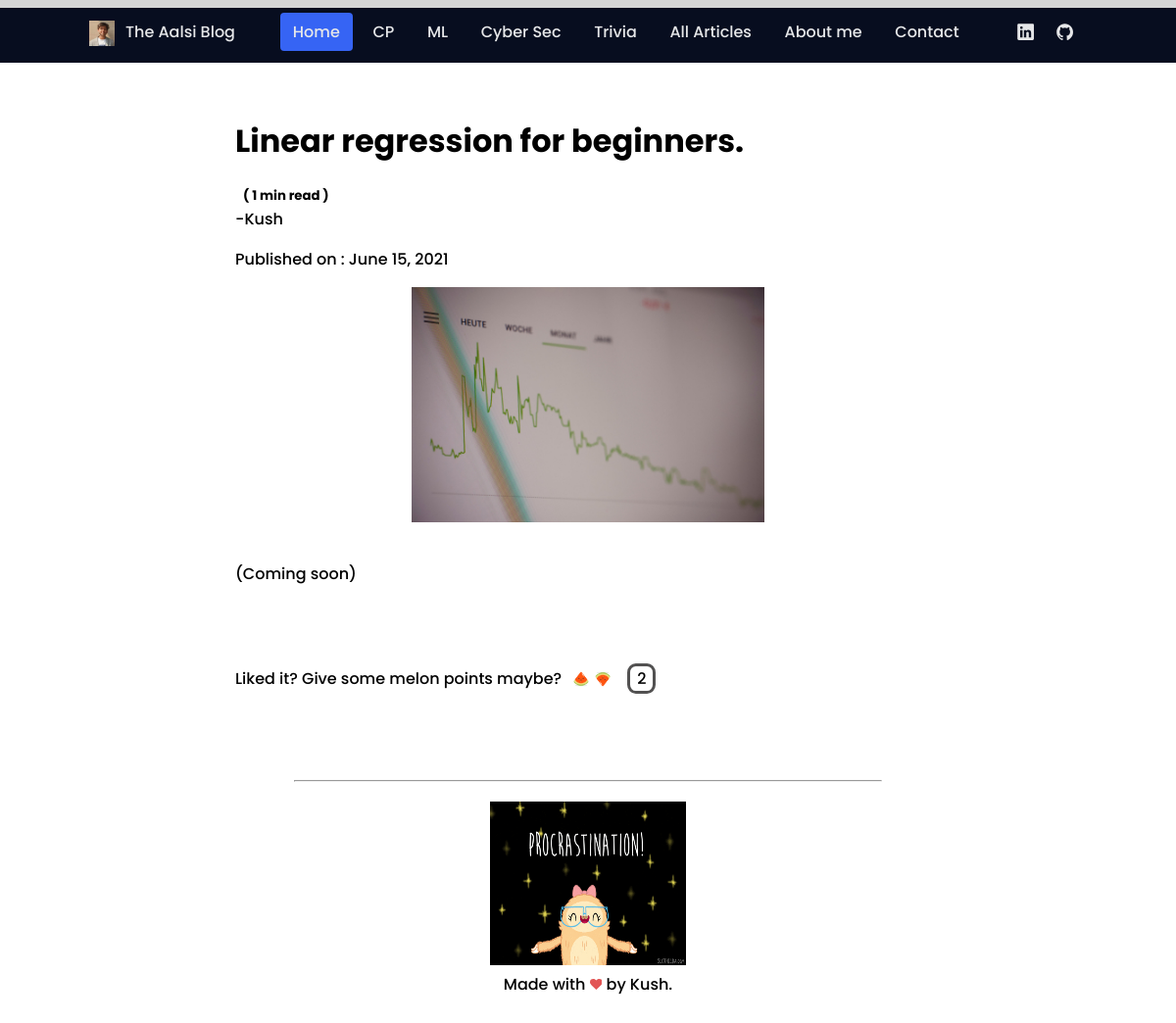
The page /article/Linear regression for beginners. on the database its author committed.
### home/models.py (models this page shows, shortened)
class Articles(models.Model):
    title = models.CharField(max_length=50)
    img = models.ImageField(null = True, blank = True, upload_to = 'static/images/')
    author = models.CharField(max_length=100)
    tags = models.CharField(max_length=500, default="")
    article_body = RichTextField(blank = True, null = True)
    likes = models.IntegerField(default=0, blank=True)
    date_added = models.DateField(default=django.utils.timezone.now)
    reading_time = models.IntegerField(default=0, null=True, blank=True)

### home/views.py (the view)
# urls.py: path('article/<str:title>', views.article, name = "article"),
def article(request, title):
    article = Articles.objects.get(title = title)
    context = {
        'title' : title,
        'article' : article
    }
    article.reading_time = round(estimate_reading_time(article.article_body))
    if article.reading_time == 0:
        article.reading_time = 1
    article.save()
    return render(request, 'article.html', context)

### home/views.py (called while the page is built)
def extract_text(html):
    soup = bs4.BeautifulSoup(html, 'html.parser')
    texts = soup.findAll(text=True)
    return texts

def is_visible(element):
    if element.parent.name in ['style', 'script', '[document]', 'head', 'title']:
        return False
    elif isinstance(element, bs4.element.Comment):
        return False
    elif element.string == "\n":
        return False
    return True

def filter_visible_text(page_texts):
    return filter(is_visible, page_texts)

def count_words_in_text(text_list, word_length):
    total_words = 0
    for current_text in text_list:
        total_words += len(current_text)/word_length
    return total_words

def estimate_reading_time(html):
    texts = extract_text(html)
    filtered_text = filter_visible_text(texts)
    total_words = count_words_in_text(filtered_text, WORD_LENGTH)
    return total_words/WPM

### templates/article.html (shortened to what this page needs)
{% extends 'base.html' %}
{% block for_article %}
<div class="progress-container fixed-top">
</div>
{% endblock for_article %}
{% block content %}
    <div class="title">
        <span>
            <p><h1>{{article.title}}</h1></p>
            <h5 class="reading_time">( {{article.reading_time}} min read )</h5>
        </span>
    </div>
    <div class="signature">
        <p>-{{article.author}} </p>
        <p class="published"> Published on : {{article.date_added}} </p>
    </div>
    <img class = "img_art" src={{article.img.url}} alt="">
    <p>{{article.article_body | safe}}</p><br><br>
    <div class="like_box">
        <p class="like-text">Liked it? Give some melon points maybe?</p>
        <img data-action="like" data-id = {{article.id}} class="like update-likes" src="/static/img/melon-up.png">
        <img data-action="dislike" data-id = {{article.id}} class="like update-likes" src="/static/img/melon-down.png">
        <p class="likes-count">{{article.likes}}</p>
    </div>
{% endblock content %}

### static/styles.css (style rules this page uses)
:root { --header-height: 3rem; --first-color: #3664F4; --dark-color: #070D1F; --dark-color-alt: #282B3A; --white-color: #E6E7E9; --body-font: 'Poppins', sans-serif; --normal-font-size: .938rem; --small-font-size: .813rem; --z-fixed: 100; }
@media screen and (min-width: 768px) { :root { --normal-font-size: 1rem; --small-font-size: .875rem; } }
body { margin: var(--header-height) 0 0 0; font-family: var(--body-font); font-size: var(--normal-font-size); font-weight: 500; }
img { max-width: 100%; height: auto; }
@media screen and (min-width: 768px) { body { margin: 0; } }
@media screen and (min-width: 1024px) { .img_art { width: 100%; left: 0; right: 0; } }
.img_art { display: block; margin-left: auto; margin-right: auto; width: 50%; margin-bottom: 40px; }
.signature { margin-top: -15px; text-align:unset; }
.like { display: flex; }
.like { width: 16px; height: 16px; cursor: pointer; transition:.1s; margin-top: 23px; margin-left: 3px; margin-right: 3px; padding-top: auto; padding-bottom: auto; margin-top: auto; margin-bottom: auto; }
.like-text { margin-right: 9px; }
.likes-count { margin-left: 14px; border: rgb(82, 81, 81); border-style:solid; padding-left: 7px; padding-right: 7px; border-radius: 30%; margin-top: auto; margin-bottom: auto; }
.like_box { display: flex; padding: 0px; }
.fixed-top { position: fixed; top: 0; right: 0; left: 0; z-index: -1; }
.progress-container { width: 100%; height: 8px; background: rgb(214, 214, 214); }
.reading_time { margin-left: 8px; margin-bottom: -10px; }

### rows shown on the page
Articles: title "Linear regression for beginners.", reading_time "1", author "Kush", date_added "June 15, 2021", img (picture), article_body "(Coming soon)", likes "2"
